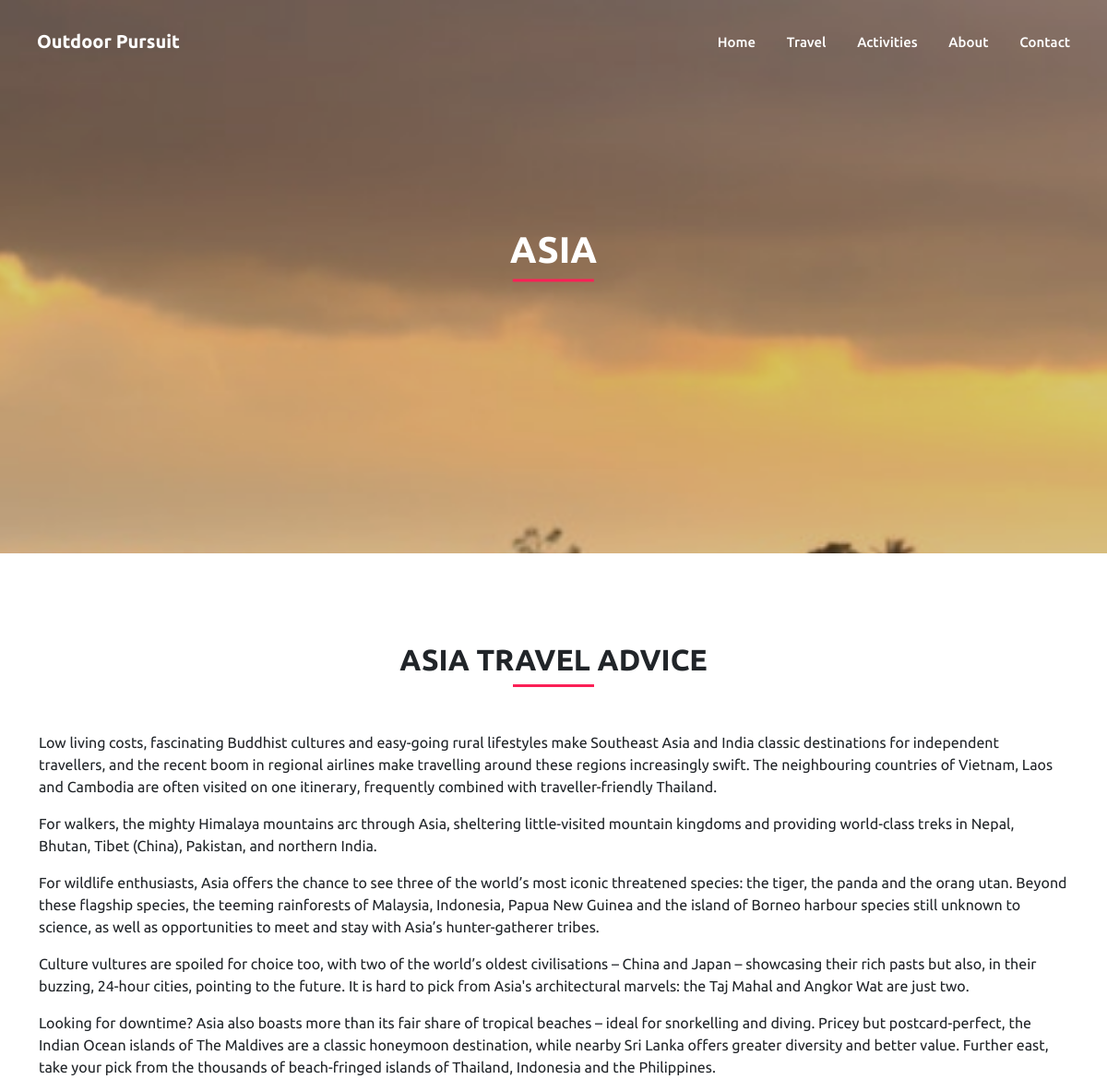
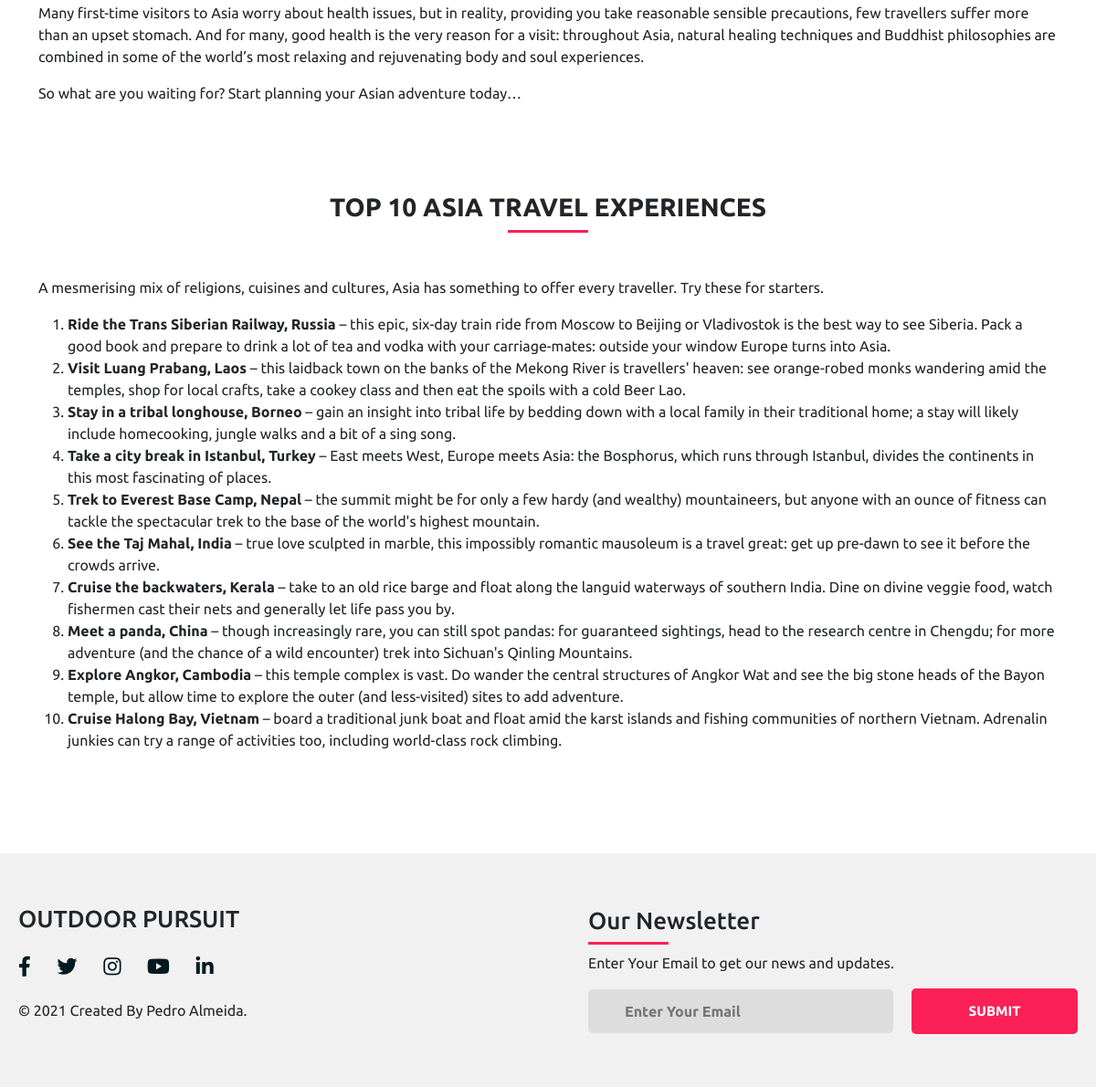
Page /travelArticle.php?id=4 on the committed database (2 pictures, top to bottom).
### tables this page shows
CREATE TABLE IF NOT EXISTS `destinos` (
  `id` int NOT NULL AUTO_INCREMENT,
  `name` varchar(50) NOT NULL,
  `image` varchar(50) DEFAULT NULL,
  `title` varchar(200) DEFAULT NULL,
  `text` longtext,
  `top` longtext,
  `visible` bit(1) NOT NULL DEFAULT b'1',
  PRIMARY KEY (`id`)
);

### travelArticle.php (the view, shortened to what this page needs)
<!DOCTYPE html>
<html>
<head>
	<link rel="stylesheet" href="css/bootstrap.min.css">
	<link rel="stylesheet" href="css/fontawesome.min.css">
	<link rel="stylesheet" href="css/style.css">
	<link rel="stylesheet" href="css/responsive.css">
</head>
<body>
<?php
require 'includes/connection.php';
$id = $_GET['id'];
$sql = 'SELECT * FROM destinos
		WHERE id = :id';
$sth = $dbh->prepare($sql);
$sth->bindParam(':id', $id, PDO::PARAM_INT);
$sth->execute();
$dt = $sth->fetchObject();
?>
<?php
require 'includes/menu.php';
?>
<div class="bckg-fixed position-relative" style="background-image: url('images/<?= $dt->image ?>'); min-height: 75vh;">
	<div class="opac">
	<div class="txt-center">
        <h1 class="title text-center"><?= $dt->name ?></h1>
        <div class="divider mx-auto mb-5"></div>
	</div>
	</div>
</div>
<div class="container mb-5 pb-5">
	<h2 class="text-center mt-5 pt-5 subtitle"><?= $dt->title ?></h2>
	<div class="divider mx-auto mb-5"></div>
    <p><?= $dt->text ?></p>
	<h3 class="text-center mt-5 pt-5 subtitle">Top 10 <?= $dt->name ?> travel experiences</h2>
	<div class="divider mx-auto mb-5"></div>
	<p><?= $dt->top ?></p>
</div>
<?php
require 'includes/footer.php';
?>
</body>
</html>

### css/style.css (style rules this page uses)
* { margin: 0; padding: 0; text-decoration: none; font-family: "Ubuntu",sans-serif; box-sizing: border-box; }
.opac { position: absolute; background-color: rgba(60,60,60,.2); width: 100%; height: 100%; }
.divider { width: 88px; height: 3px; background: #fb2056; }
.bckg-fixed { background-repeat: no-repeat; background-size: cover; background-attachment: fixed; background-position: center; }
.txt-center { position: absolute; top:50%; left:50%; transform:translate(-50%, -50%); text-align: center; }
.title { font-weight: 700; text-transform: uppercase; color: white; }
.subtitle { font-weight: 600; text-transform: uppercase; }

### rows in the picture
destinos: image (picture), name "ASIA", title "ASIA TRAVEL ADVICE", text "Low living costs, fascinating Buddhist cultures and easy-going rural lifestyles make Southeast Asia and India classic destinations for independent travellers, and the recent boom in regional airlines make travelling around these regions increasingly swift. The neighbouring countries of Vietnam, Laos and Cambodia are often visited on one itinerary, frequently combined with traveller-friendly Thailand. For walkers, the mighty Himalaya mountains arc through Asia, sheltering little-visited mountain kingdoms and providing world-class treks in Nepal, Bhutan, Tibet (China), Pakistan, and northern India. For wildlife enthusiasts, Asia offers the chance to see three of the world’s most iconic…", top "A mesmerising mix of religions, cuisines and cultures, Asia has something to offer every traveller. Try these for starters. Ride the Trans Siberian Railway, Russia – this epic, six-day train ride from Moscow to Beijing or Vladivostok is the best way to see Siberia. Pack a good book and prepare to drink a lot of tea and vodka with your carriage-mates: outside your window Europe turns into Asia. Visit Luang Prabang, Laos – this laidback town on the banks of the Mekong River is travellers' heaven: see orange-robed monks wandering amid the temples, shop for local crafts, take a cookey class and then eat the spoils with a cold Beer Lao. Stay in a tribal longhouse, Borneo – gain an insight into…"
